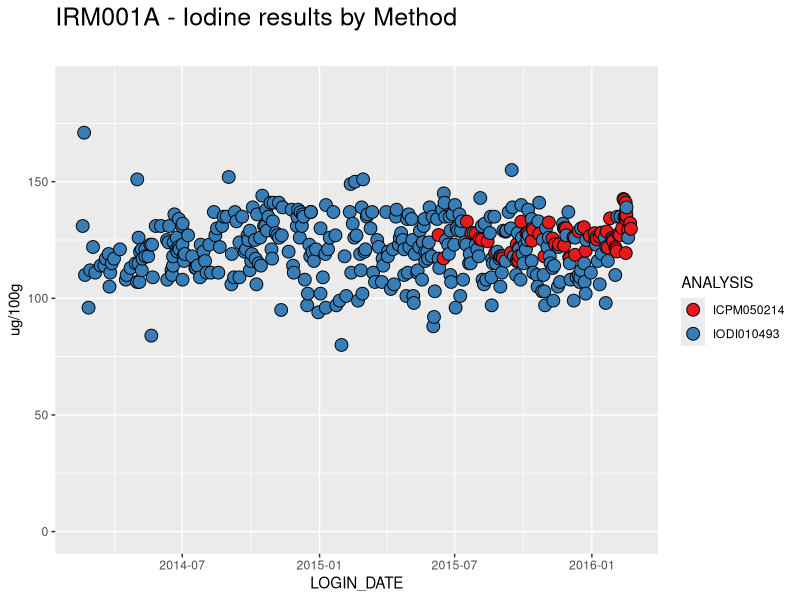

This chart was generated by the following R code:

# Clear Environment ---------------------------------------------
rm(list=ls())

#Default library-------------------------------------------------
library(dplyr)
library(tidyr)
library(ggplot2)
library(readxl)
library(lubridate)

#Data in--------------------------------------------------------
data.in <- read.csv("IRM001A.csv", as.is=TRUE, header = TRUE)
colnames(data.in)[1] <- "SAMPLE_NUMBER"

data.in$ENTRY <- as.numeric(data.in$ENTRY)
data.in$LOGIN_DATE <- dmy_hms(data.in$LOGIN_DATE)


# IRM by method -------------------------------------------------------------

data.irm <- data.in %>%
  filter(SAMPLING_POINT == "IRM001A") %>%
  filter(ENTRY <200)%>%
  filter(ENTRY>50)

plot.irm <- ggplot(data.irm, aes(x=LOGIN_DATE, y=ENTRY, fill = ANALYSIS)) +
  geom_point(size=4, shape = 21, colour = "black") +
  labs(title = "IRM001A - Iodine results by Method\n", y = "ug/100g") +
  theme(plot.title = element_text(size=18)) +
  scale_fill_brewer(palette = "Set1") +
  scale_y_continuous(limits = c(0,190))
plot.irm

#---------------------Quality parameters--------------------------

irm_data <- data.irm %>%
  group_by(ANALYSIS)%>%
  summarise(n=n(), Mean = mean(ENTRY), SD = sd(ENTRY))
irm_data
write.csv(irm_data, "IRM001A_data.csv")
